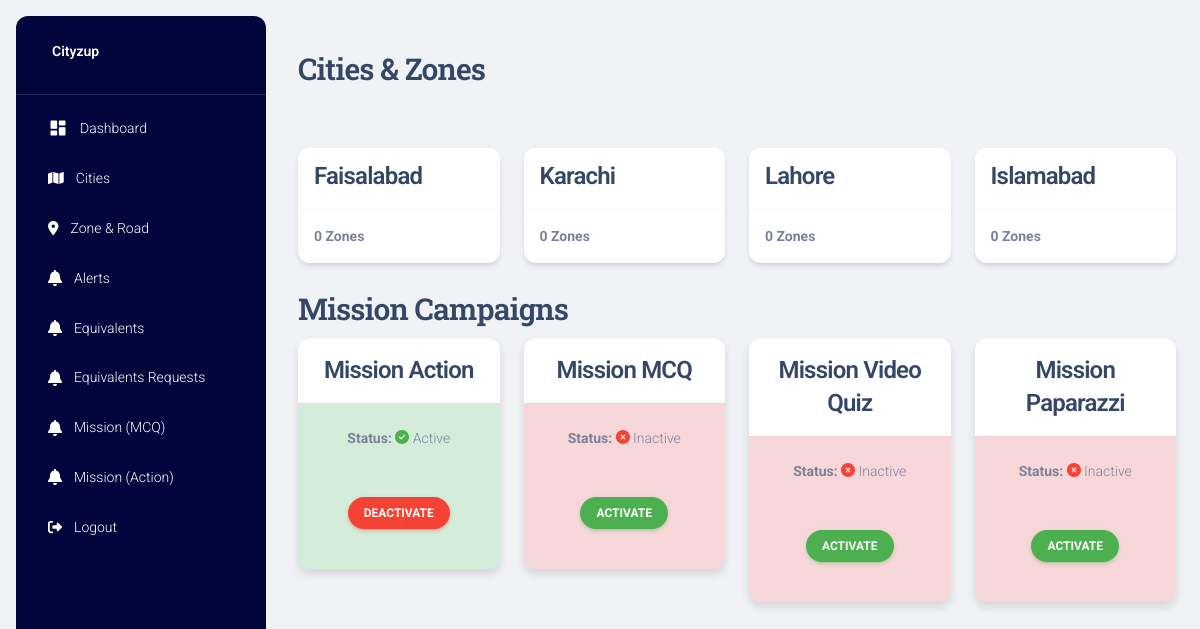
Page / (signed in) on the earlier database version.
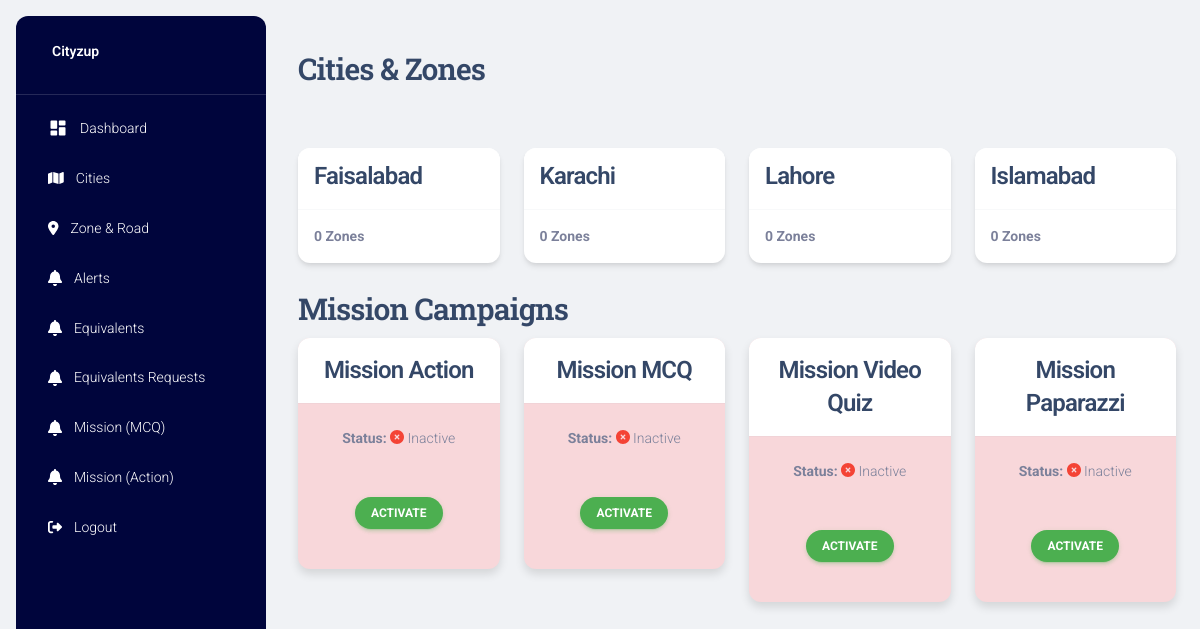
Same page on the later database version.
### project/models.py (models this page shows)
class MissionCampaign(db.Model):
    mc_id = db.Column(db.Integer, primary_key=True)
    mc_campaign_type = db.Column(db.String, nullable=False)  # 'action', 'mcq', 'video quiz', 'paparazzi'
    mc_status = db.Column(db.Boolean, default=False)  # True if active, False if inactive

### project/main.py (the view)
@main.route("/")
@login_required
def home():
    guides = db.session.query(Guide.g_id, Guide.g_title, db.func.count(Zone.z_id).label('point_count')) \
                      .outerjoin(Zone, Zone.g_id == Guide.g_id) \
                      .group_by(Guide.g_id) \
                      .order_by(Guide.g_id.desc()) \
                      .all()
    campaigns = db.session.query(MissionCampaign).all()  # Adjust if you need specific fields
    page_title = 'Dashboard'
    return render_template('home.html', guides=guides, campaigns=campaigns, page_title=page_title)

### project/models.py (called while the page is built)
@login_manager.user_loader
def load_user(user_id):
    return User.query.get(int(user_id))

### project/templates/home.html (shortened to what this page needs)
{% extends "layout.html" %}
{% block content %}
<div class="container-fluid py-4">
    <h3>Cities & Zones</h3>
    <br>
    <div class="row">
        {% if guides|length == 0 %}
        <div class="col-sm-12">
            <h4 class="text-center">There are currently no data available.</h4>
        </div>
        {% else %}
        {% for guide in guides %}
        <div class="col-xl-3 col-sm-6 mb-xl-0 mb-4">
            <div class="card" style="margin-top: 25px">
                <div class="card-header p-3 pt-2">
                    <div class="pt-1">
                        <h4 class="mb-0">{{ guide.g_title }}</h4>
                    </div>
                </div>
                <hr class="dark horizontal my-0">
                <div class="card-footer p-3">
                    <p class="text-sm mb-0 text-capitalize"><b>{{ guide.point_count }} Zones</b></p>
                </div>
            </div>
        </div>
        {% endfor %}
        {% endif %}
    </div>
    <br>
    <h3>Mission Campaigns</h3>
    <div class="row">
        {% if campaigns|length == 0 %}
        <div class="col-sm-12">
            <h4 class="text-center">No campaigns are currently active.</h4>
        </div>
        {% else %}
        {% for campaign in campaigns %}
        <div class="col-xl-3 col-sm-6 mb-xl-0 mb-4">
            <div class="card {{ 'card-active' if campaign.mc_status == True else 'card-inactive' }} shadow-sm border-0">
                <div class="card-header text-center p-3">
                    <h4 class="mb-0">{{ campaign.mc_campaign_type }}</h4>
                </div>
                <hr class="dark horizontal my-0">
                <div class="card-body text-center">
                    <p class="text-sm mb-0 text-capitalize">
                        <b>Status:</b>
                        {% if campaign.mc_status == True %}
                        <i class="fas fa-check-circle text-success"></i> Active
                        {% else %}
                        <i class="fas fa-times-circle text-danger"></i> Inactive
                        {% endif %}
                    </p>
                </div>
                <div class="card-footer text-center">
                    <form action="{{ url_for('main.toggle_campaign_status', campaign_id=campaign.mc_id) }}"
                        method="POST">
                        <button type="submit"
                            class="btn btn-rounded btn-sm {{ 'btn-danger' if campaign.mc_status == True else 'btn-success' }}">
                            {{ 'Deactivate' if campaign.mc_status == True else 'Activate' }}
                        </button>
                    </form>
                </div>
            </div>
        </div>
        {% endfor %}
        {% endif %}
    </div>
</div>
{% endblock %}

Differences in the rows shown:
changed MissionCampaign "Mission Action": mc_status "DEACTIVATE" → "ACTIVATE"; mc_status "Active" → "Inactive"
